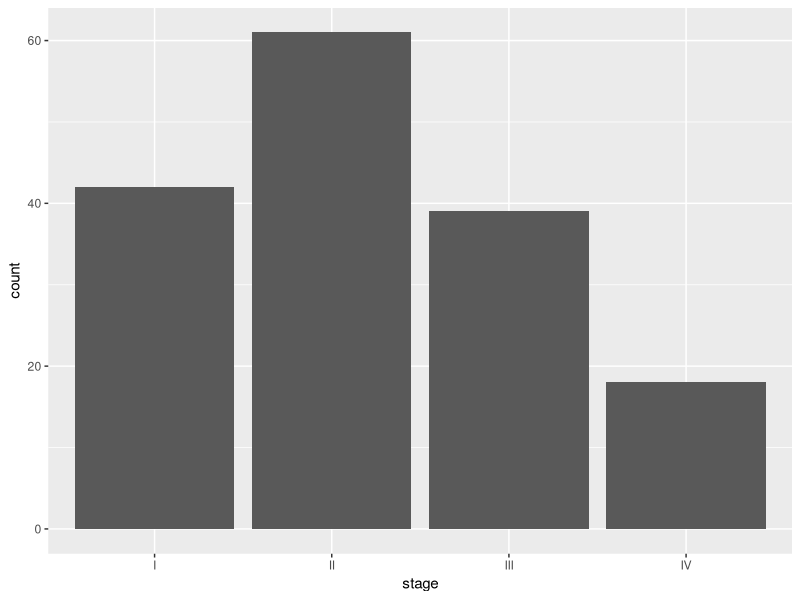
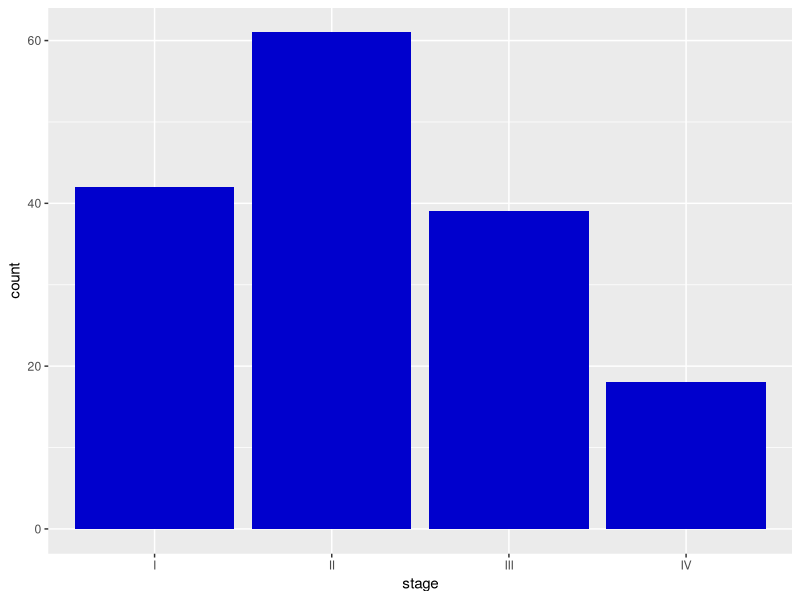
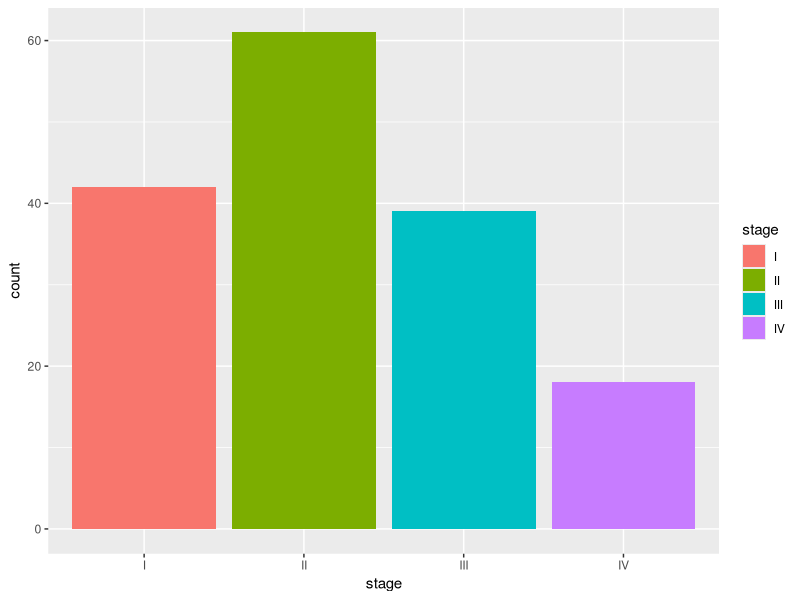
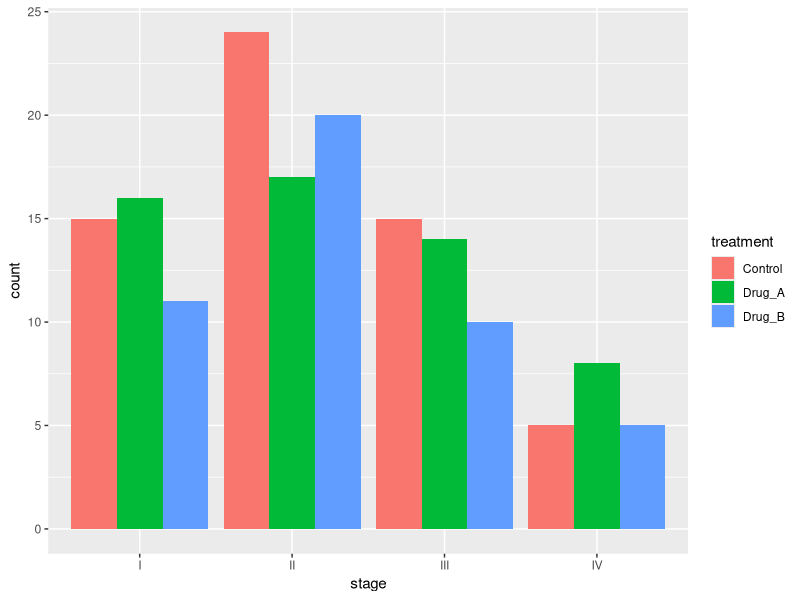
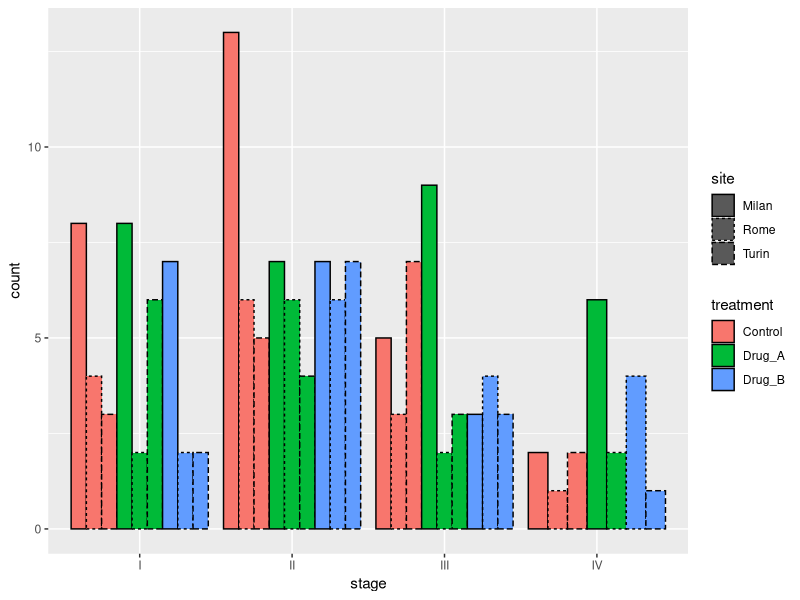
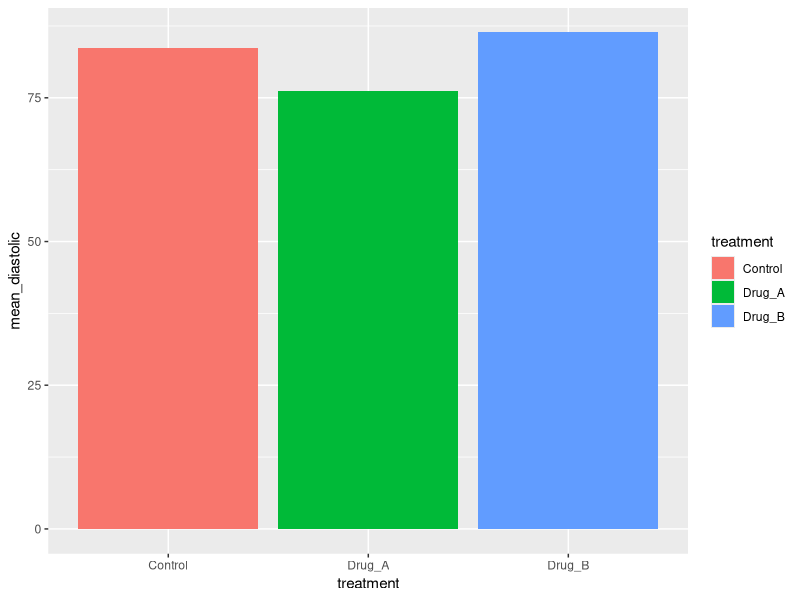
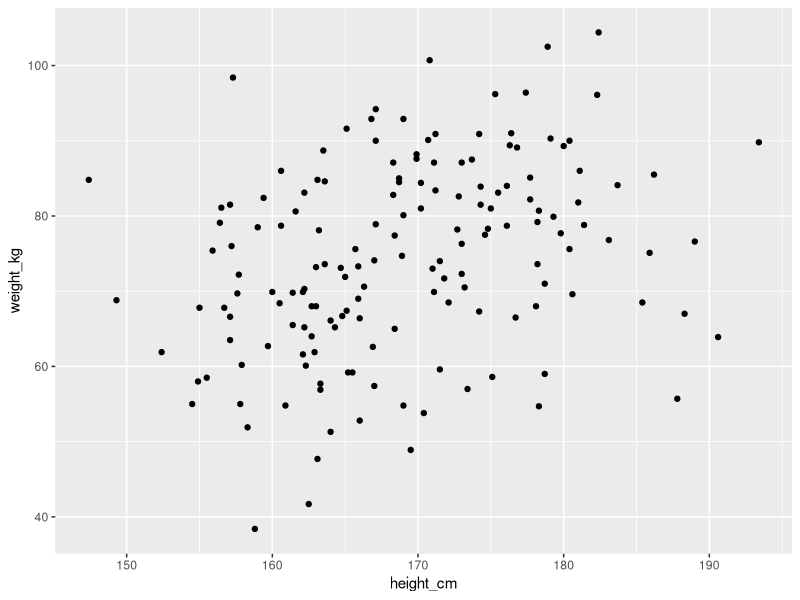
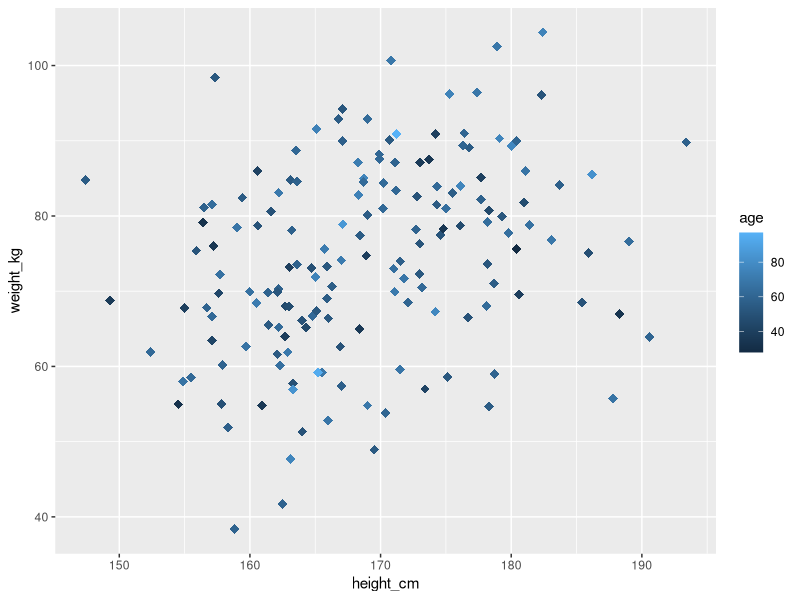

The R source for these figures, in order:
## ---- chunk 1
suppressPackageStartupMessages(library(tidyverse))
df <- read.csv("output/clinical_data_enriched.csv", header = T, stringsAsFactors = T)
df <- na.omit(df)
str(df)
summary(df)
## ---- chunk 2
suppressPackageStartupMessages(library(ggplot2))
## ---- chunk 3
ggplot(df) +
  geom_bar(mapping = aes(x = stage))
## ---- chunk 4
ggplot(df) +
  geom_bar(mapping = aes(x = stage), fill = "blue3")
## ---- chunk 5
ggplot(df) +
  geom_bar(mapping = aes(x = stage, fill = stage))
## ---- chunk 6
ggplot(df) +
  geom_bar(mapping = aes(x = stage, fill = treatment), position = "dodge")
## ---- chunk 7
all_n_barplot <- ggplot(df) +
  geom_bar(mapping = aes(x = stage, fill = treatment, linetype = site), position = "dodge", color = "black", linewidth = 0.5)
all_n_barplot
## ---- chunk 8
stageI_femalse_diastolic_means <- df %>%
  filter(stage == "I" & sex == "Female") %>%
  group_by(treatment) %>%
  summarise("mean_diastolic" = mean(diastolic_bp_mmhg))
stageI_femalse_diastolic_means
## ---- chunk 9
stageI_female_diastolic_means_barplot <- ggplot(stageI_femalse_diastolic_means) +
  geom_bar(mapping = aes(x = treatment, y = mean_diastolic, fill = treatment), stat = "identity")
stageI_female_diastolic_means_barplot
## ---- chunk 10
ggplot(df) +
  geom_point(aes(x = height_cm, y = weight_kg))
## ---- chunk 11
corr_plot <- ggplot(df) +
  geom_point(aes(x = height_cm, y = weight_kg, color = age), size = 3, shape = 18)
corr_plot
## ---- chunk 12
diastolic_bp_boxplot <- ggplot(df) +
  geom_boxplot(aes(x = smoking, y = diastolic_bp_mmhg, fill = smoking), color = "black", outlier.color = "black")
diastolic_bp_boxplot
## ---- chunk 13
BMI_stages_density <- ggplot(df) +
  geom_density(aes(x = BMI, fill = stage), alpha = 0.3)
BMI_stages_density
## ---- chunk 14
stageI_female_diastolic_means_barplot <- stageI_female_diastolic_means_barplot +
  geom_text(aes(x = treatment, y = mean_diastolic, label = round(mean_diastolic)), nudge_y = 5)
stageI_female_diastolic_means_barplot
## ---- chunk 15
ggplot(df) +
  geom_boxplot(aes(x = stage, y = diastolic_bp_mmhg, fill = sex), 
               color = "black", outlier.color = "black", position = position_dodge(width = 0.75)) +
  geom_jitter(aes(x = stage, y = diastolic_bp_mmhg, fill = sex),
             position = position_dodge(width = 0.75), color = "black", alpha = 0.6, shape = 1)

## ---- chunk 16
corr_plot <- corr_plot +
  labs(title = "Correlation between height and weight",
       x = "Height (cm)",
       y = "Weight (kg)",
       caption = paste("Correlation between height and weight on", dim(df)[1], "patients. Age: ", 
                       min(df$age), "-", max(df$age), "years"))
corr_plot
## ---- chunk 17
diastolic_bp_boxplot <- diastolic_bp_boxplot +
  labs(x = "Smoking", y = "Diastolic blood pressure (mmHg)") +
  scale_y_continuous(breaks = seq(0, max(df$diastolic_bp_mmhg), 5)) +
  scale_x_discrete(labels = c("Current", "Former", "Never"))
diastolic_bp_boxplot
## ---- chunk 18
BMI_stages_density +
  scale_x_continuous(trans = "log10")
## ---- chunk 19
BMI_stages_density +
  scale_x_log10()
## ---- chunk 20
stageI_female_diastolic_means_barplot <- stageI_female_diastolic_means_barplot +
  scale_fill_manual(values = c("Control" = "#568A81",
                               "Drug_A" = "#9FC2CC",
                               "Drug_B" = "#F95738"))
stageI_female_diastolic_means_barplot
## ---- chunk 21
corr_plot <- corr_plot +
  scale_color_gradient(low = "#B8B7BA", high = "#3E2F5B")
corr_plot
## ---- chunk 22
males_df <- df |>
    filter(sex == "Male")

ggplot(males_df) +
    geom_boxplot(aes(x = stage, y = platelets_10e9l, fill = treatment), position = position_dodge(width = 0.75)) +
    labs(y = "Platelets 10^9/L",
         title = "Distribution of Platelets concentration in males") +
    scale_fill_manual(values = c("Control" = "#568A81",
                               "Drug_A" = "#9FC2CC",
                               "Drug_B" = "#F95738")) +
    scale_y_continuous(breaks = seq(min(males_df$platelets_10e9l), max(males_df$platelets_10e9l), 75))
## ---- chunk 23
ggplot(df) +
  geom_bar(mapping = aes(x = stage, fill = treatment), position = "dodge") +
    facet_wrap(~ site)
## ---- chunk 24
corr_plot +
  facet_wrap(~ age > 55, labeller = labeller(`age > 55` = c("TRUE" = "> 55 yo", "FALSE" = "< 55 yo")))
## ---- chunk 25
diastolic_bp_boxplot <- diastolic_bp_boxplot +
  theme_classic()
diastolic_bp_boxplot
## ---- chunk 26
corr_plot <- corr_plot +
  theme_classic() +
  theme(plot.title = element_text(face = "bold", size = 16), 
        panel.grid.major = element_line(colour = "gray", linewidth = 0.3), 
        axis.text.x = element_text(angle = 45, hjust = 1),
        plot.caption = element_text(hjust = 0),
        axis.title.x = element_text(margin = margin(b = 12)))
corr_plot
## ---- chunk 27
ggsave(plot = corr_plot, filename = "output/height_weight_corr-plot.pdf", units = "mm", width = 200, height = 140)
## ---- chunk 28
BMI_stages_density +
  labs(title = "BMI distribution at different stages", fill = "Stage") + # change labels
  scale_y_continuous(expand = expansion(mult = c(0, 0.1))) + # remove space at the bottom of y axis
  scale_x_continuous(expand = expansion(mult = c(0, 0)), breaks = seq(0, max(df$BMI), 2.5)) + # reduce outer space of x axis
  scale_fill_manual(values = c("I" = "#E0A890", "II" = "#2B59C3", "III" = "#9E2B25", "IV" = "#23CE6B")) + # change fill colors
  theme_classic() +
  theme(axis.line.y = element_blank(), # remove y-axes line
        axis.text.y = element_blank(), # remove y-axes labels
        axis.ticks.y = element_blank(), # remove y-axes ticks
        axis.title.y = element_blank(), # remove y-axes title
        legend.position = "top", # change legend position
        plot.title = element_text(size = 18, family = "sans", face = "bold", margin = margin(b = 8)), # change title style
        axis.title.x = element_text(size = 12, margin = margin(t = 10)),
        legend.key.size = unit(x = 5, units = "mm") # change legens key size
        )
  
## ---- chunk 29
ggplot(df) +
  stat_summary(aes(x = stage, y = height_cm, color = weight_kg > 90), fun.data = "mean_se", geom = "pointrange", size = .4) +
  labs(y = "Height (cm)", color = "Weight") + 
  scale_color_manual(labels = c("TRUE" = "> 90kg", "FALSE" = "< 90kg"), values = c("TRUE" = "red", "FALSE" = "blue")) +
  theme_classic()
## ---- chunk 30
df$visit_year <- factor(df$visit_year)

df_n <- df |>
    group_by(site, visit_year) |>
    summarize(n = n(), .groups = "drop")

ggplot(df) +
    geom_boxplot(aes(x = visit_year, y = creatinine_mgdl, fill = visit_year), 
                 position = position_dodge(width = 0.75)) +
    geom_text(data = df_n, 
              aes(x = visit_year, y = min(df$creatinine_mgdl) - 0.1, label = paste0("n=", n)),
              size = 3) +
    labs(y = "Creatinine (mg/dL)",
         title = "Creatinine levels increase over time in 2 sites out of 3",
         x = "Year",
         fill = "Year") +
    scale_fill_manual(values = c("2018" = "#D6F49D",
                                 "2020" = "#C1EF6C",
                                 "2023" = "#A2E723",
                                 "2025" = "#59810E")) +
    scale_y_continuous(breaks = seq(0, max(df$creatinine_mgdl), 0.2)) +
    facet_wrap(~ site) +
    theme_classic()
